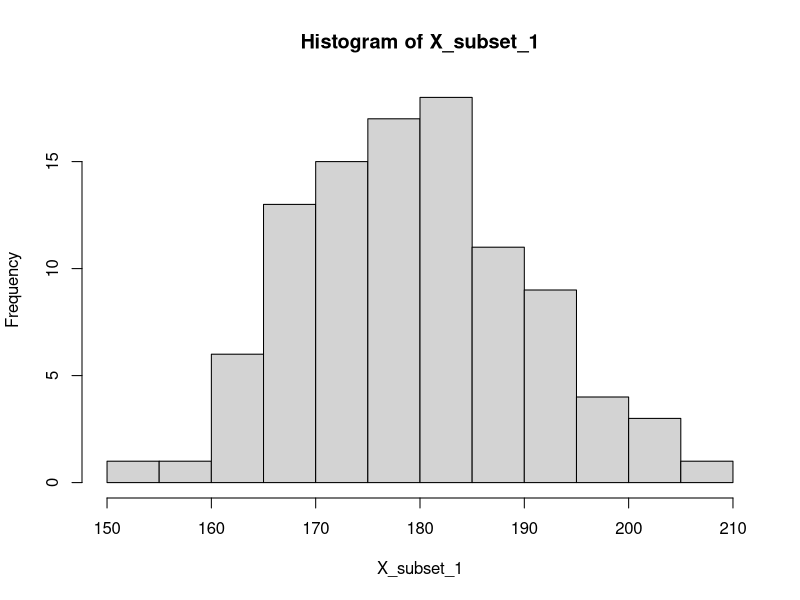
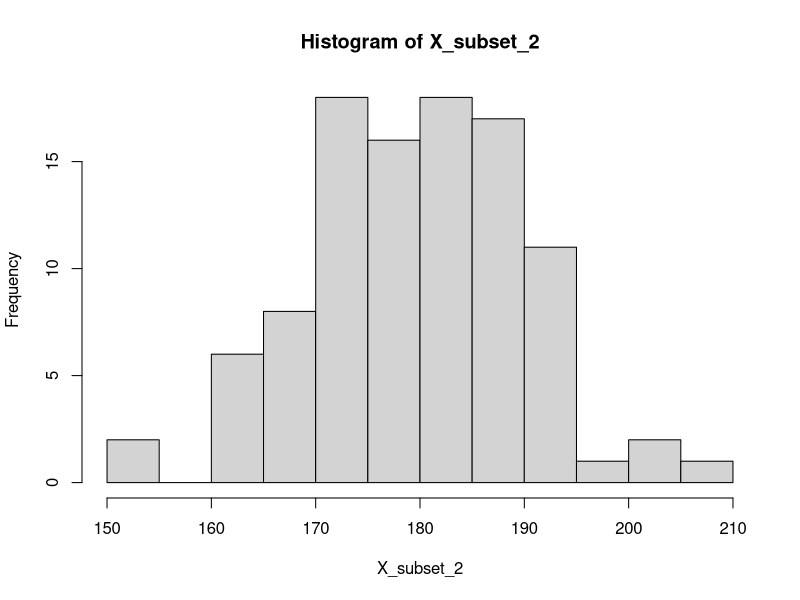

The R source for these figures, in order:
# Teste Mann-Whitney

# O Teste de Mann-Whitney-Wilcoxon é um teste não paramétrico que testa se a 
# hipótese nula de qualquer elemento escolhido aleatoriamente no grupo A 
# tem a mesma probabilidade de ser maior ou menor que um item aleatório respectivo 
# do grupo B. 

# Uma maneira diferente de fazer esse teste é pensar nisso como um teste para 
# determinar se as distribuições dos grupos A e B são iguais. 

# A única suposição forte que esse teste exige é que as observações de ambos os 
# grupos sejam independentes.

# O teste não paramétrico não requer pressupostos distributivos e funciona bem quase 
# sempre. Obviamente, se ambas as distribuições são gaussianas com a mesma variância, 
# o teste t regular é melhor - isso deriva do fato de que o teste t é uniformemente 
# o mais poderoso.

# H0 - As distribuições são diferentes.
# H1 - As distribuições não são diferentes.

# Carregando os dados
dataset1 = read.csv("dados/alturas.csv") 
str(dataset1)
View(dataset1)

# Convertendo a variável preditora para o tipo fator
dataset1$Amostra = as.factor(dataset1$Amostra) 
str(dataset1)

# Executando o teste
?wilcox.test
wilcox.test(Altura ~ Amostra, data = dataset1) 

# Não rejeitamos a hipótese nula de que as distribuições são diferentes.

# Checando as distribuições
?subset

X_subset_1 <- subset(dataset1, select = Altura, subset = Amostra == 1, drop = TRUE)
View(X_subset_1)
str(X_subset_1)
hist(X_subset_1)

X_subset_2 <- subset(dataset1, select = Altura, subset = Amostra == 2, drop = TRUE)
View(X_subset_2)
str(X_subset_2)
hist(X_subset_2)

